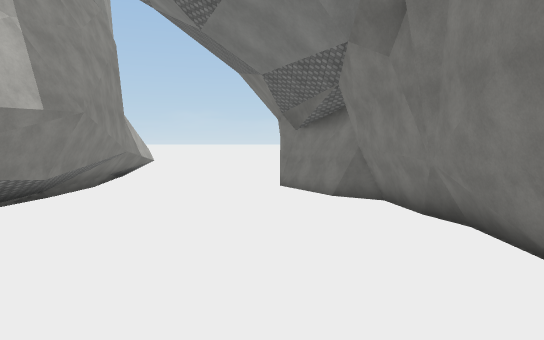
View 1 (above)

24 first-person views from a walk through a Unity game level. The camera is 1.3 m above the floor, tilts 4° down and sees 70° across. The floor is counted in squares, 2 m on a side. Each view is taken from the middle of a square. On the plan, view 1 faces up. The plan holds only what a view shows up to about 11 squares ahead; the rest is blank. The place goes on beyond the plan. The player is left out. Surface patterns are stand-ins for the level's own textures.

View 2
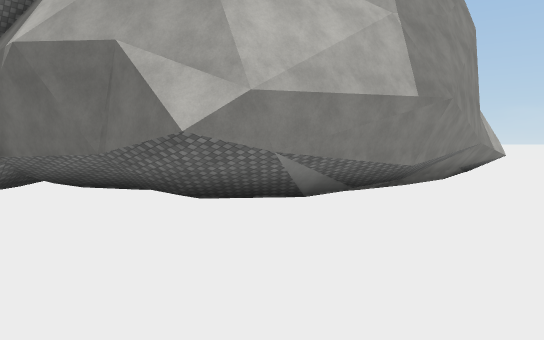

View 3
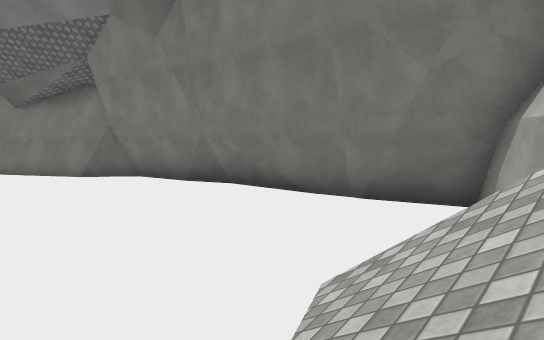

View 4
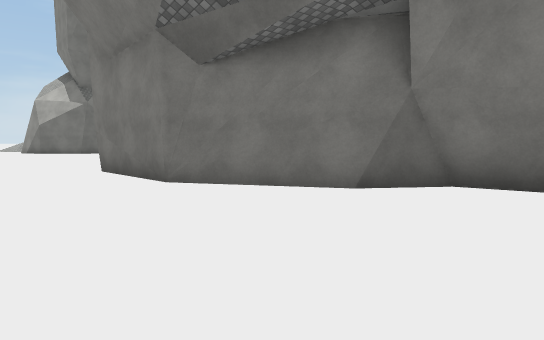

View 5
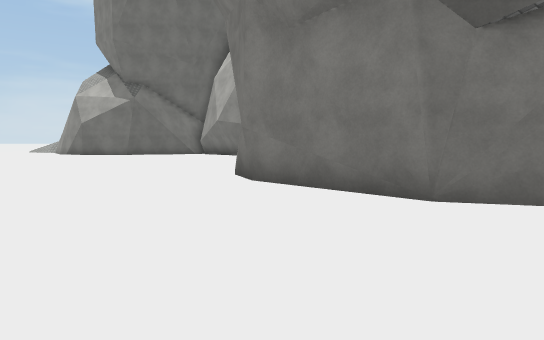

View 6
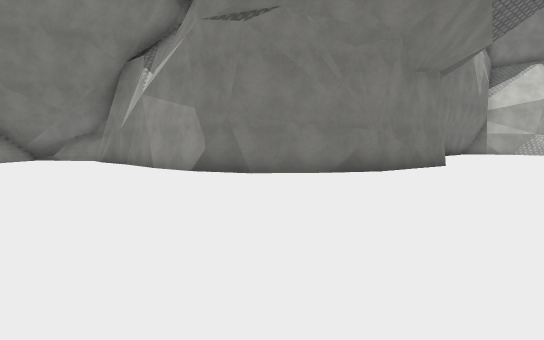

View 7
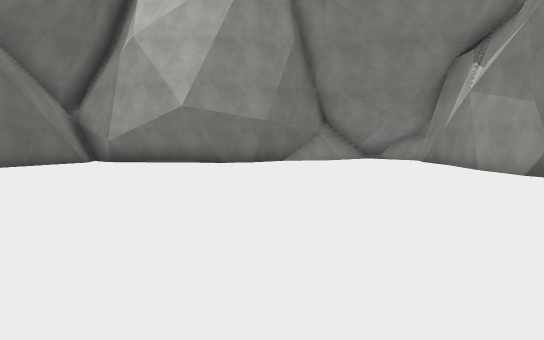

View 8
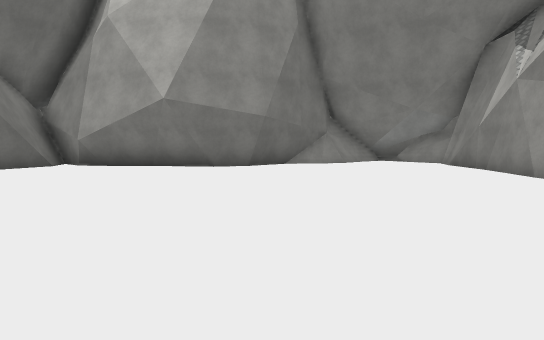

View 9
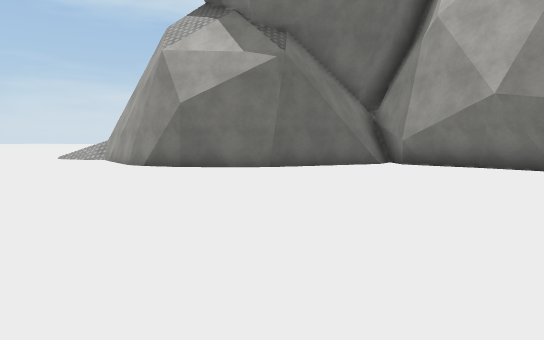

View 10
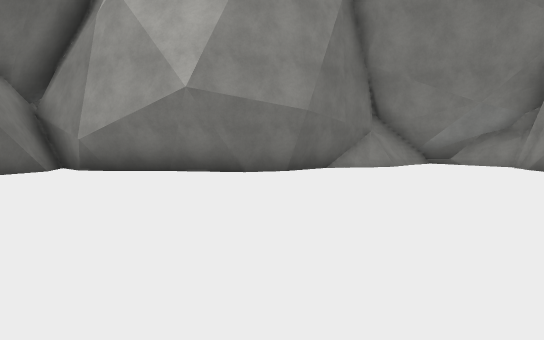

View 11
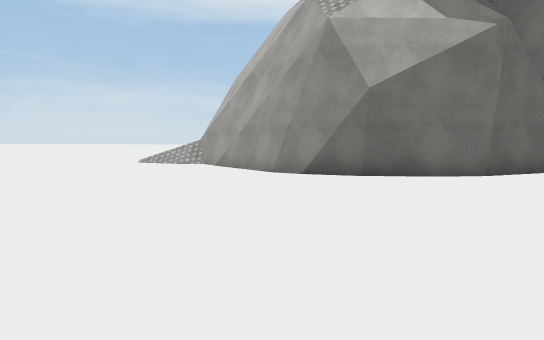

View 12
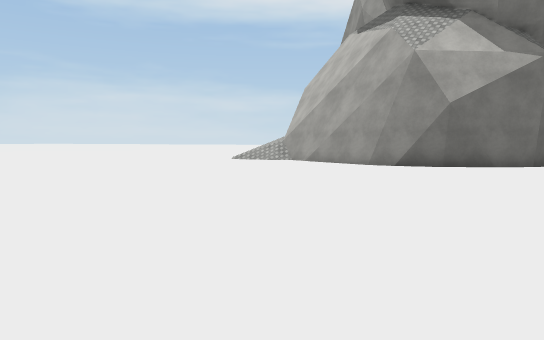

View 13
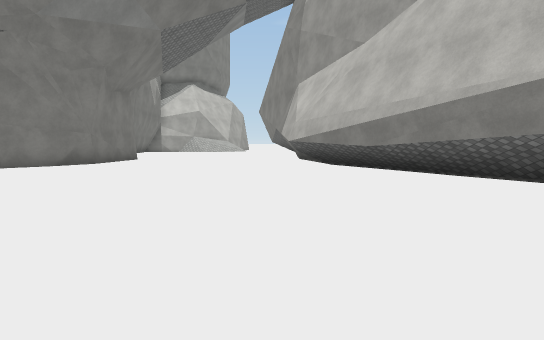

View 14
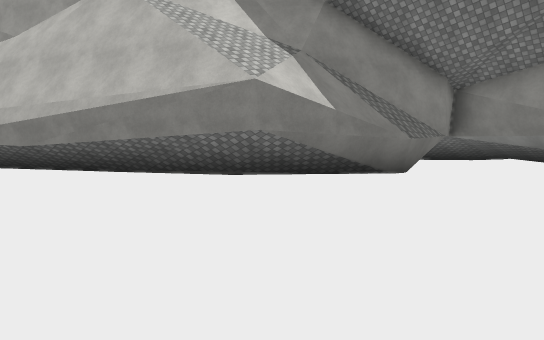

View 15
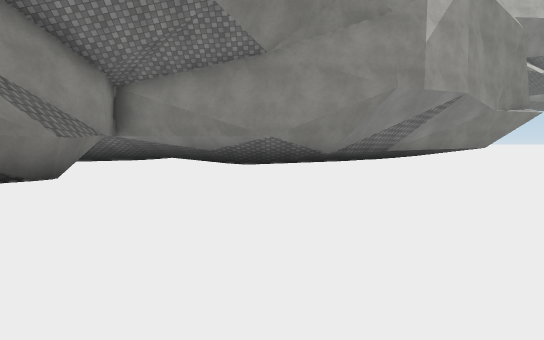

View 16
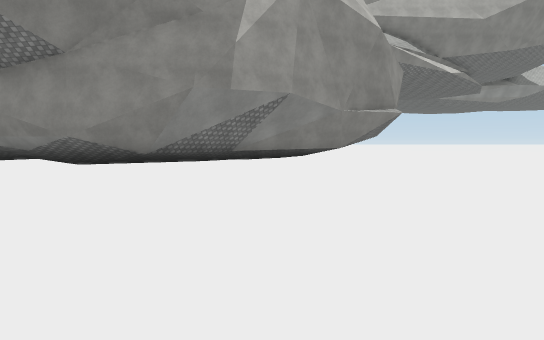

View 17
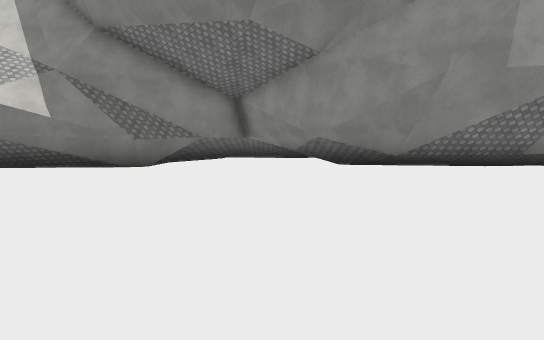

View 18
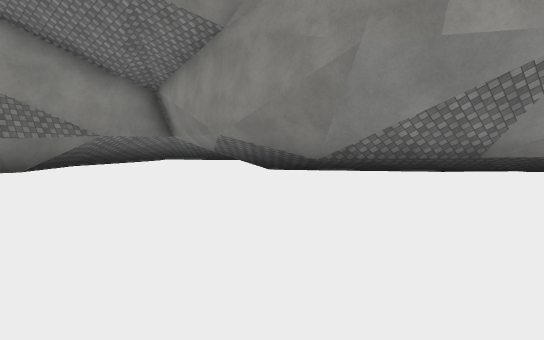

View 19
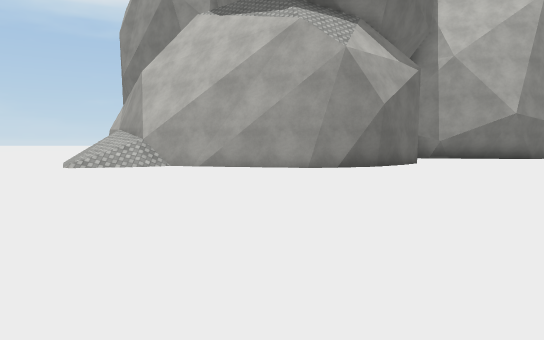

View 20
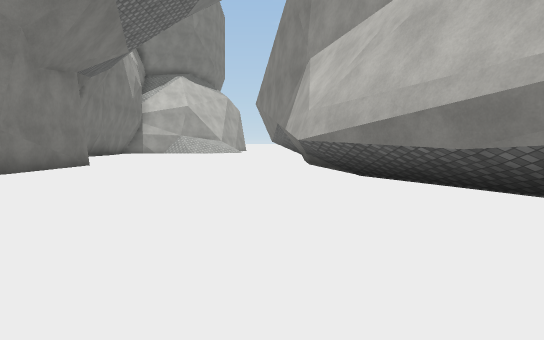

View 21
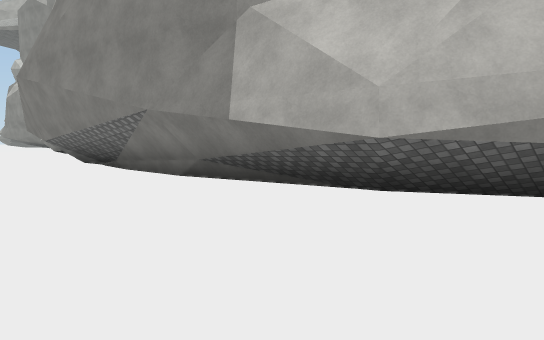

View 22
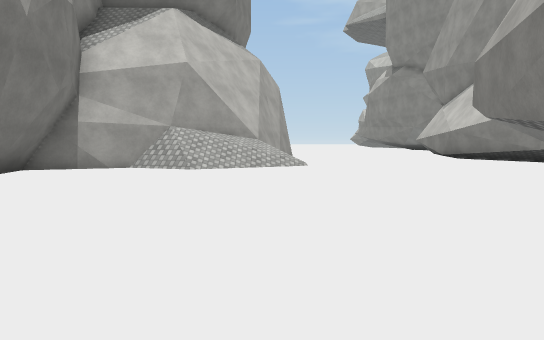

View 23
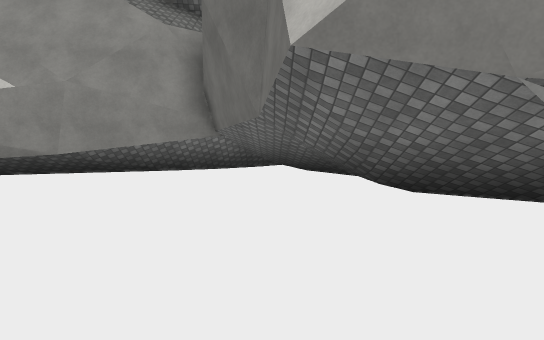

View 24
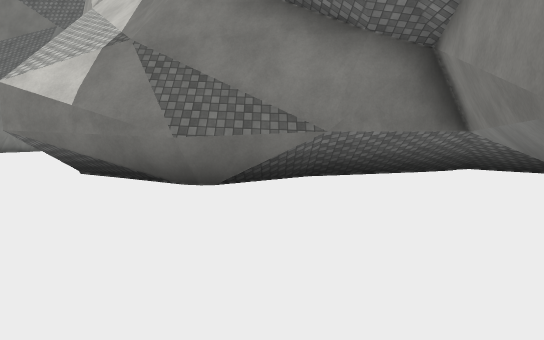

### Floor plan
Key: @ floor where view 1 was taken; # wall or solid block; . floor; / step, stairs or slope.
Columns run from 17 left of view 1 to 11 right of it. Each row starts with its distance up from view 1.
 39 .......     .........#
 38 ........   ..........#
 37 .....................#
 36 .....................#
 35 .....................#
 34 .....................##
 33 #.....................##
 32 #......................#####
 31 ##.........................#
 30 ##........................##
 29 ##...........   ..........#
 28 #............. ...........#
 27 #.........................#
 26 #######...................##
 25 ####  ##...................##
 24 #      ##...................#
 23         ##..................#
 22         ##...................
 21          ##..................
 20          ##.........#######.#
 19           ##.......##     ###
 18           ##......##
 17            #......#
 16            #......#
 15            #......#
 14            #......#
 13            #......##
 12            #.......#
 11            #.......##
 10            ##.......#
  9            ##.......#
  8            ##.......#
  7            #........#
  6           ##........##
  5          ###........##
  4       #####..........#
  3       ###............#
  2       #..............#
  1       #.........///###
  0       #.......///@##

Positions as (right, up) in squares from view 1, and headings:
1: (0, 0), facing up
2: (-1, 0), facing up-left
3: (-2, 0), facing up-right
4: (-3, 8), facing up-right
5: (-4, 12), facing up-right
6: (-4, 25), facing down-right
7: (-4, 25), facing right
8: (-2, 25), facing right
9: (-2, 25), facing up-right
10: (0, 26), facing right
11: (-3, 30), facing up-right
12: (-7, 30), facing up-right
13: (-5, 29), facing down
14: (-5, 30), facing down-left
15: (-6, 30), facing left
16: (-6, 35), facing left
17: (-8, 36), facing down-left
18: (-11, 36), facing down-left
19: (-7, 37), facing right
20: (-5, 25), facing down
21: (-2, 20), facing down-left
22: (-2, 11), facing down
23: (-3, 3), facing left
24: (-14, 32), facing down
